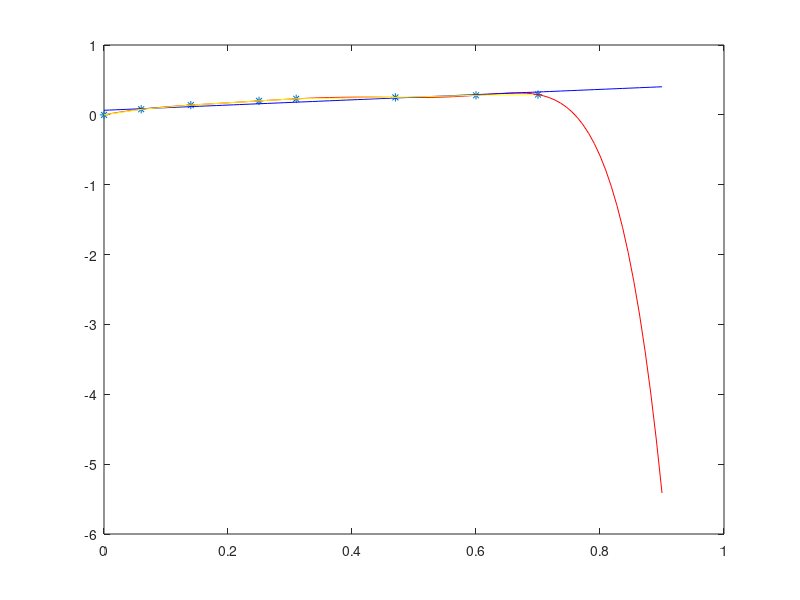

Write MATLAB code to recreate this figure.
clear;clc;close all;

format long;

sforzi = [0 0.06 0.14 0.25 0.31 0.47 0.60 0.70]';
deformazioni = [0 0.08 0.14 0.20 0.23 0.25 0.28 0.29]';

%interpolazione composita
n_nodi = 8;
x = linspace(0,0.9);
valori_poli_int = interp1(sforzi, deformazioni, x)

%interpolazione semplice
coeff_poli = polyfit(sforzi, deformazioni, n_nodi - 1)
poli_int = polyval(coeff_poli, x)

%approssimazione nel senso dei min quadrati (retta)
coeff_poli = polyfit(sforzi, deformazioni, 1)
poli_int2 = polyval(coeff_poli, x)

%grafici
plot(sforzi, deformazioni,'*')
hold on
plot(x,poli_int, 'r')
hold on 
plot(x,poli_int2, 'b')
hold on 
plot(x, valori_poli_int, 'y')
